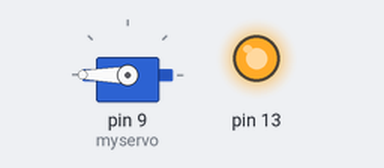
The sketch below on a simulated Arduino Uno, built with avr-gcc and run on an emulated ATmega328P. Parts: servo, output pins drawn as LEDs (lit = HIGH).

Above: at 0.1 s.
At 1.6 s:
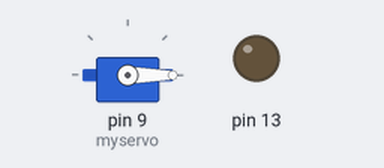
Timing chart, 0 to 3.1 s (numbered marks = the images above):
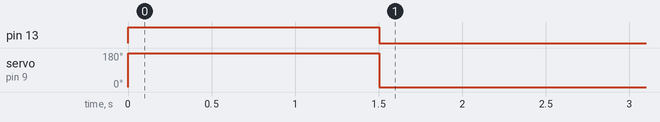

Measured:
- by itself, pin 13: LOW → HIGH at 0.00 s, → LOW 1.5 s later
- by itself, servo on pin 9 (myservo): 0° → 180° at 0.00 s, → 0° 1.5 s later

The sketch:

code.ino.ino
```cpp
#include <Servo.h>


Servo myservo;  // create servo object to control a servo

void setup() {

  Serial.begin(9600);
  myservo.attach(9);  // attaches the servo on pin 9 to the servo object
  myservo.write(0);

  pinMode(12,INPUT_PULLUP);
  pinMode(13,OUTPUT);

}

void loop() {
  int now = 1;
  static int currentState = 0;
  static int onStreak = 0, offStreak = 0;
  if(now == 1 && currentState == 0) {
    offStreak = 0;
    onStreak++;
  }
  if(now == 0 && currentState == 1) {
    onStreak = 0;
    offStreak++;
  }

  if(onStreak >= 500) {
    onStreak = 0;
    currentState = 1;
    // rising edge -> switch UP
    myservo.write(180);
    digitalWrite(13,HIGH);
    delay(1500);
    digitalWrite(13,LOW);
    myservo.write(0);
    delay(1500);
  } else if(offStreak >= 500) {
    offStreak = 0;
    currentState = 0;
    // falling edge -> switch DOWN
  }
}
```
